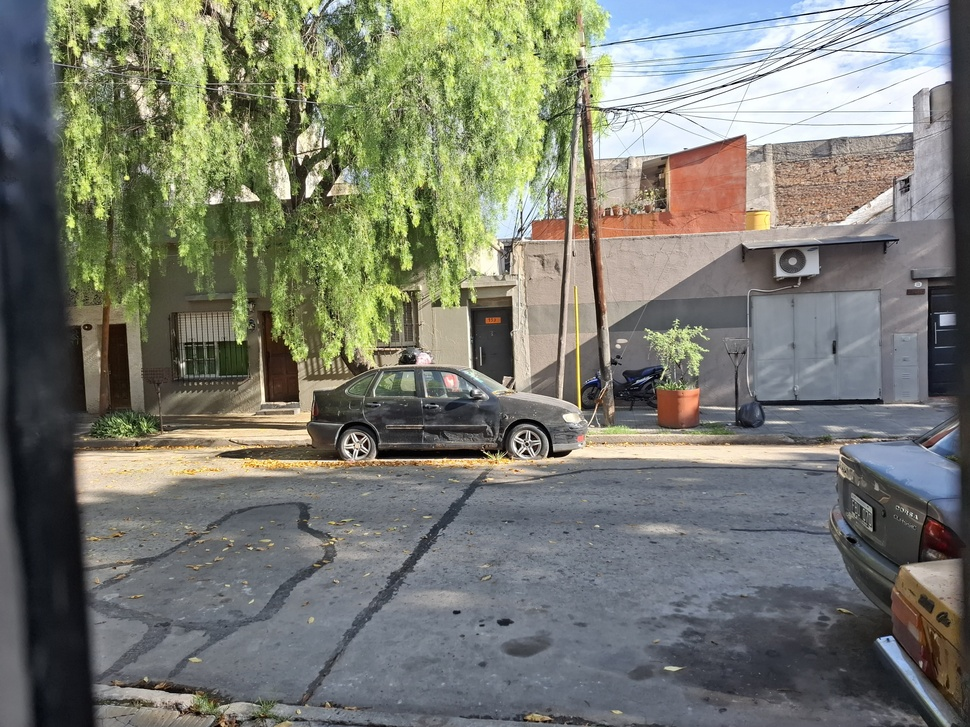
#> input picture 004/003 - LAB/foto original.jpg, 970 x 727 px, shrunk from 4080 x 3060 before the run, found by its file name
$ python recortar_auto_v3.py
#> lines starting #> are read from the running program, lines starting #| are printed output that depends on the picture; after the words box and inside, x2 and y2 are one past the last pixel; in counts of white or black regions, pixels touching at a corner belong together
import cv2
import numpy as np

input_path = r"004\003 - LAB\foto original.jpg"
output_path = r"004\003 - LAB\auto_recortado.jpg"

img = cv2.imread(input_path)
#> img is the input picture: shape (727, 970, 3); mean B, G, R 112.1, 123.5, 121.3
if img is None:
    print("No se pudo cargar la imagen")
    exit()

h, w = img.shape[:2]
#> h = 727; w = 970
print(f"Tamaño original: {w}x{h}")
#| Tamaño original: 970x727

gray = cv2.cvtColor(img, cv2.COLOR_BGR2GRAY)
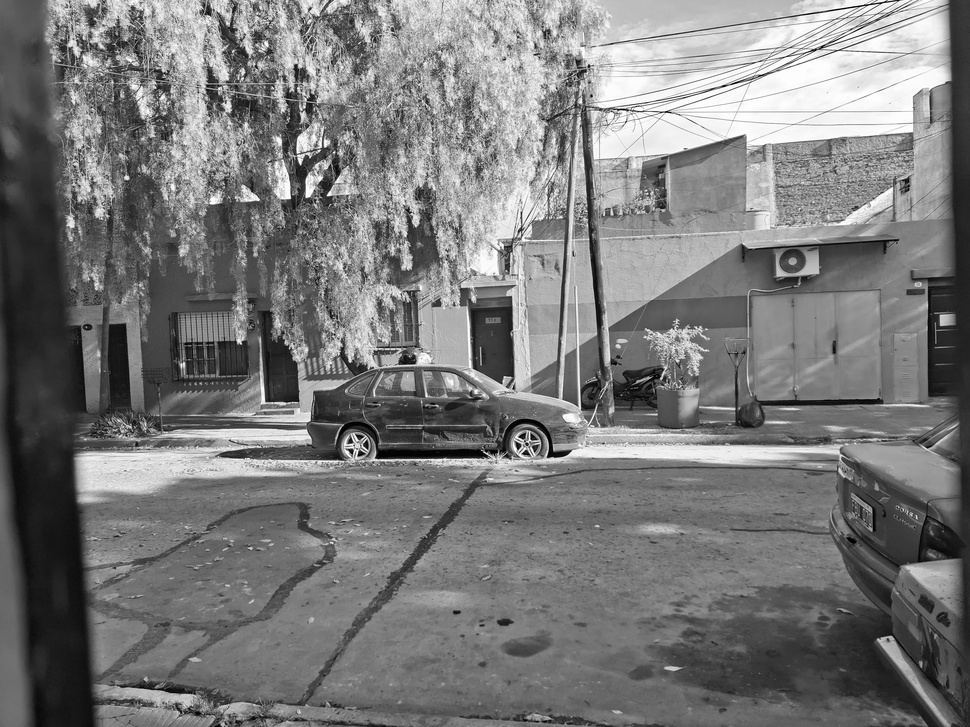
#> gray: shape (727, 970); min 0, max 255, mean 121.6

lower_third = int(h * 0.4)
#> lower_third = 290
roi = img[lower_third:h, :]
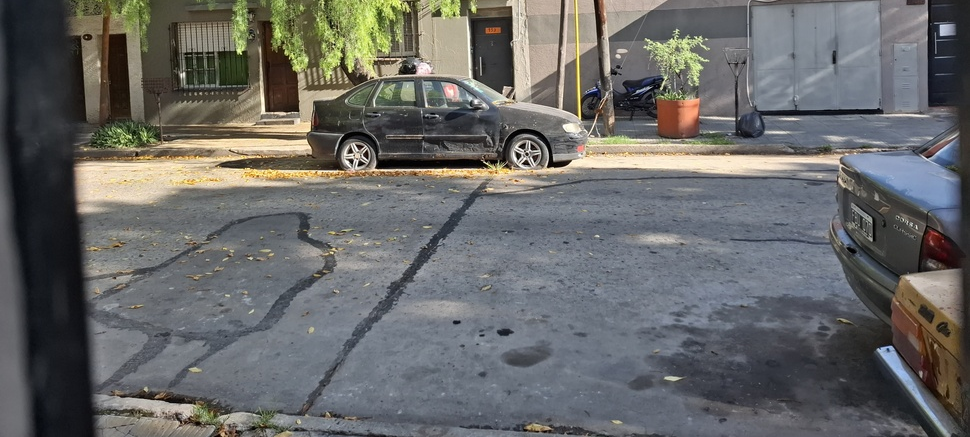
#> roi: shape (437, 970, 3); mean B, G, R 103.5, 104.9, 104.4

roi_gray = cv2.cvtColor(roi, cv2.COLOR_BGR2GRAY)
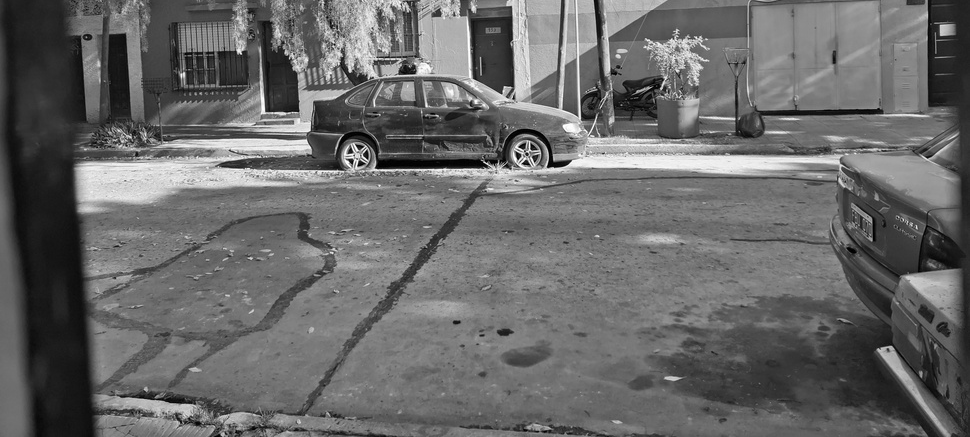
#> roi_gray: shape (437, 970); min 0, max 255, mean 104.6

blur = cv2.GaussianBlur(roi_gray, (5, 5), 0)
edges = cv2.Canny(blur, 30, 100)
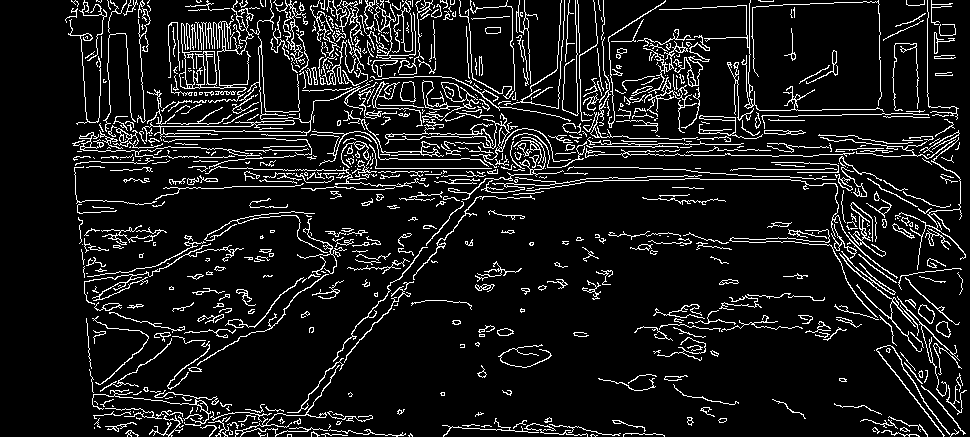
#> edges: shape (437, 970); 10% white in thin lines or dots

kernel = np.ones((3,3), np.uint8)
edges = cv2.dilate(edges, kernel, iterations=1)
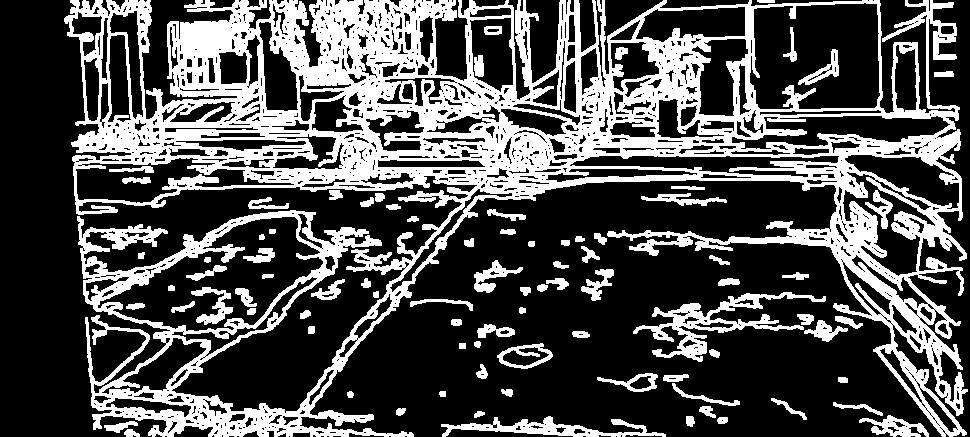
#> edges: shape (437, 970); 31% white; 86 white regions

contours, _ = cv2.findContours(edges, cv2.RETR_EXTERNAL, cv2.CHAIN_APPROX_SIMPLE)
#> contours = 66 contours; largest, box (x1, y1, x2, y2) and area: (64, 0, 968, 437) 204089, (633, 292, 826, 362) 2952, (441, 416, 666, 437) 1580, (497, 343, 553, 369) 920, (859, 415, 929, 437) 654

if contours:
    valid_contours = [c for c in contours if cv2.contourArea(c) > 500]
#> valid_contours = 6 contours; box (x1, y1, x2, y2) and area: (64, 0, 968, 437) 204089, (633, 292, 826, 362) 2952, (441, 416, 666, 437) 1580, (497, 343, 553, 369) 920, (859, 415, 929, 437) 654, (474, 260, 523, 293) 505
    if valid_contours:
        largest = max(valid_contours, key=cv2.contourArea)
#> largest = contour of 4792 points, box (x1, y1, x2, y2) (64, 0, 968, 437), area 204089
        x, y, cw, ch = cv2.boundingRect(largest)
#> x = 64; y = 0; cw = 904; ch = 437

        full_y = lower_third + y
#> full_y = 290
        full_h = ch
#> full_h = 437
        full_w = cw
#> full_w = 904
        full_x = x
#> full_x = 64

        margin = 30
        full_x = max(0, full_x - margin)
#> full_x = 34
        full_y = max(0, full_y - margin)
#> full_y = 260
        full_w = min(w - full_x, full_w + 2*margin)
#> full_w = 936
        full_h = min(h - full_y, full_h + 2*margin)
#> full_h = 467

        cropped = img[full_y:full_y+full_h, full_x:full_x+full_w]
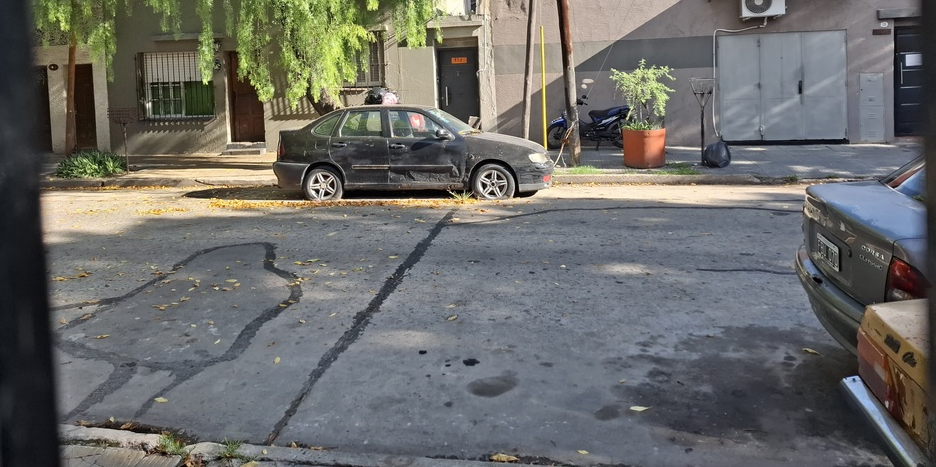
#> cropped: shape (467, 936, 3); mean B, G, R 104.5, 107.6, 107.2
        cv2.imwrite(output_path, cropped)
        print(f"Coordenadas: x={full_x}, y={full_y}, ancho={full_w}, alto={full_h}")
#| Coordenadas: x=34, y=260, ancho=936, alto=467
    else:
        center_h = h // 3
        center_w = w // 2
        start_y = h - center_h - 20
        start_x = (w - center_w) // 2

        cropped = img[start_y:start_y+center_h, start_x:start_x+center_w]
        cv2.imwrite(output_path, cropped)
        print(f"Alternativo - Coordenadas: x={start_x}, y={start_y}, ancho={center_w}, alto={center_h}")
else:
    print("No se encontraron contornos")

$ run again, with 004/003 - LAB/foto de camara oculta editada con abertura mas grande.JPG copied over 004/003 - LAB/foto original.jpg
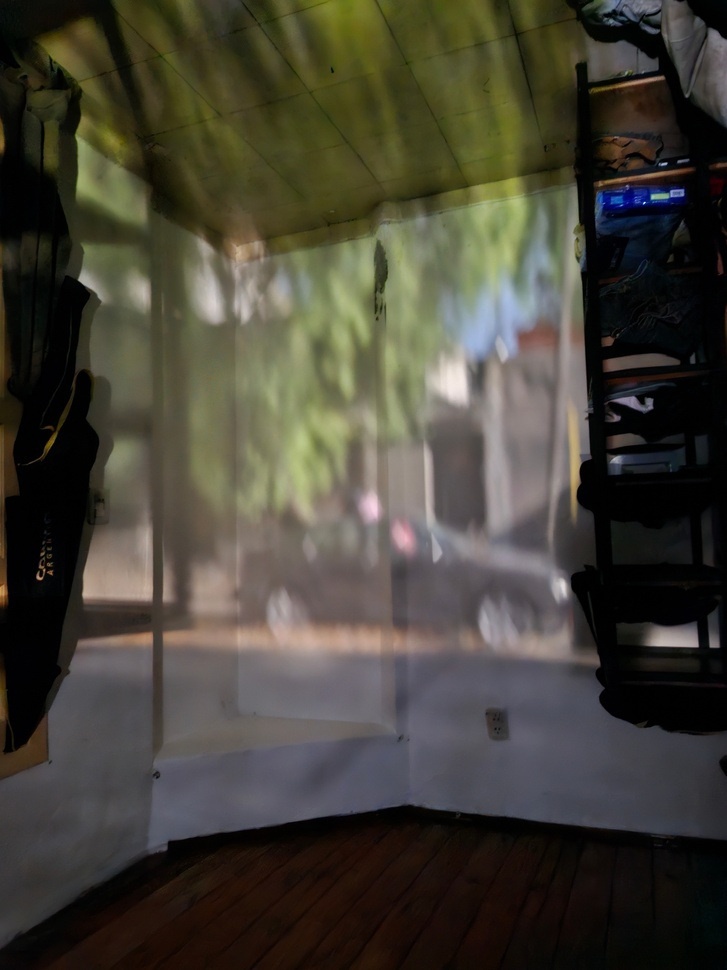
#> input picture 004/003 - LAB/foto de camara oculta editada con abertura mas grande.JPG, 727 x 970 px, shrunk from 3060 x 4080 before the run, found by its file name
#> img is the input picture: shape (970, 727, 3); mean B, G, R 54.9, 65.7, 69
#| Tamaño original: 727x970
#> `edges = cv2.dilate(edges, kernel, iterations=1)`:
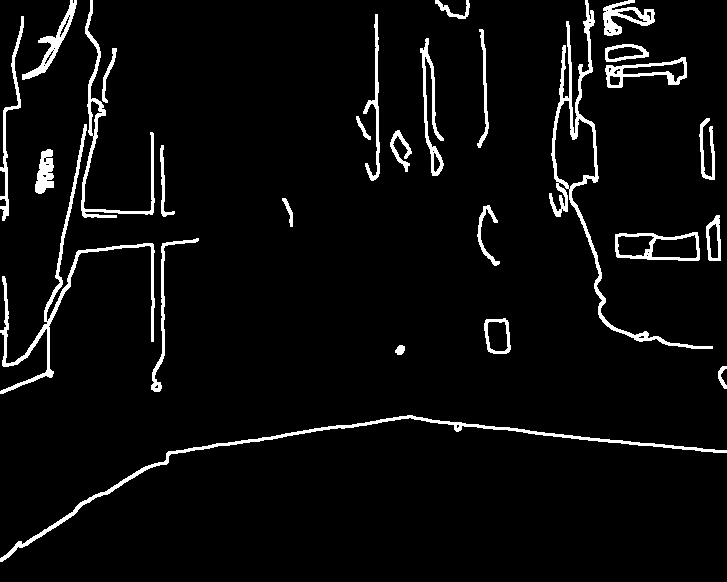
#> edges: shape (582, 727); 4.8% white; 27 white regions
#> contours = 27 contours; largest, box (x1, y1, x2, y2) and area: (549, 0, 713, 349) 4700, (615, 232, 700, 261) 2029, (0, 415, 727, 562) 1960, (0, 124, 155, 394) 1809, (605, 57, 687, 88) 1260
#> valid_contours = 14 contours; largest, box (x1, y1, x2, y2) and area: (549, 0, 713, 349) 4700, (615, 232, 700, 261) 2029, (0, 415, 727, 562) 1960, (0, 124, 155, 394) 1809, (605, 57, 687, 88) 1260
#> largest = contour of 579 points, box (x1, y1, x2, y2) (549, 0, 713, 349), area 4700
#> x = 549; y = 0; cw = 164; ch = 349
#> `full_y = lower_third + y`: full_y = 388
#> `full_h = ch`: full_h = 349
#> `full_w = cw`: full_w = 164
#> `full_x = x`: full_x = 549
#> `full_x = max(0, full_x - margin)`: full_x = 519
#> `full_y = max(0, full_y - margin)`: full_y = 358
#> `full_w = min(w - full_x, full_w + 2*margin)`: full_w = 208
#> `full_h = min(h - full_y, full_h + 2*margin)`: full_h = 409
#> `cropped = img[full_y:full_y+full_h, full_x:full_x+full_w]`:
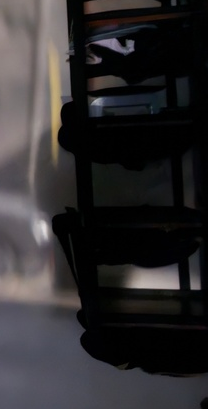
#> cropped: shape (409, 208, 3); mean B, G, R 46.3, 44.7, 47
#| Coordenadas: x=519, y=358, ancho=208, alto=409

$ run again, with 004/003 - LAB/foto de camara oculta editada.JPG copied over 004/003 - LAB/foto original.jpg
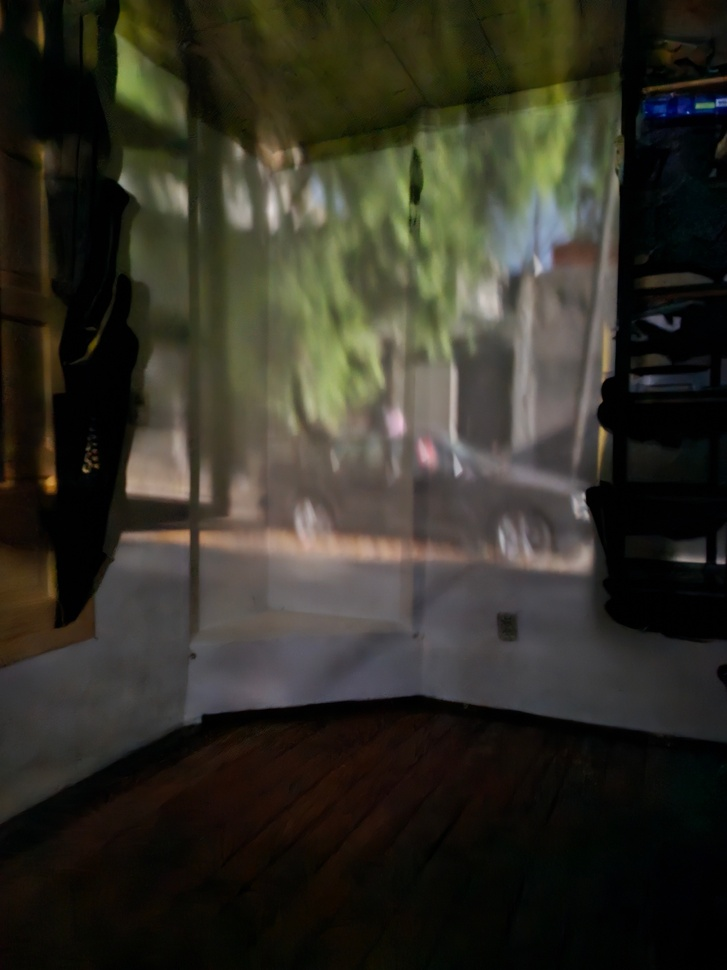
#> input picture 004/003 - LAB/foto de camara oculta editada.JPG, 727 x 970 px, shrunk from 3060 x 4080 before the run, found by its file name
#> img is the input picture: shape (970, 727, 3); mean B, G, R 37.8, 47.8, 50
#| Tamaño original: 727x970
#> `edges = cv2.dilate(edges, kernel, iterations=1)`:
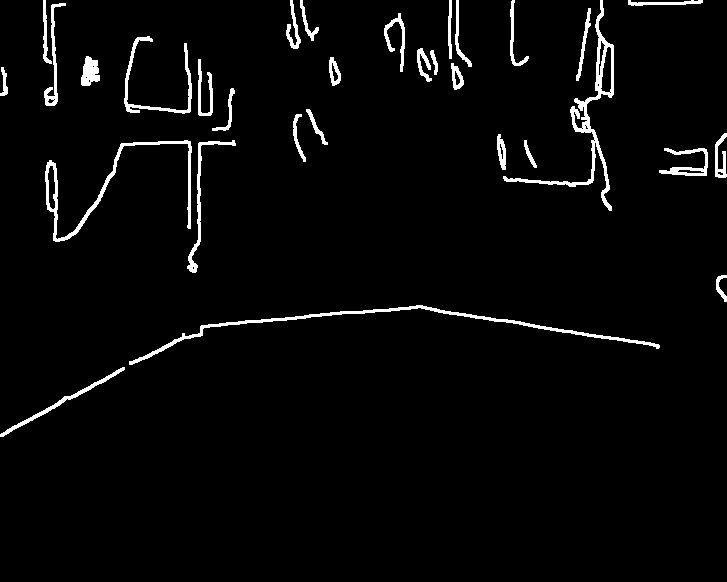
#> edges: shape (582, 727); 3.1% white; 31 white regions
#> contours = 31 contours; largest, box (x1, y1, x2, y2) and area: (503, 0, 614, 211) 1914, (129, 305, 660, 365) 1286, (45, 140, 192, 242) 1276, (124, 36, 192, 114) 544, (187, 140, 236, 273) 452
#> valid_contours = 4 contours; box (x1, y1, x2, y2) and area: (503, 0, 614, 211) 1914, (129, 305, 660, 365) 1286, (45, 140, 192, 242) 1276, (124, 36, 192, 114) 544
#> largest = contour of 337 points, box (x1, y1, x2, y2) (503, 0, 614, 211), area 1914
#> x = 503; y = 0; cw = 111; ch = 211
#> `full_y = lower_third + y`: full_y = 388
#> `full_h = ch`: full_h = 211
#> `full_w = cw`: full_w = 111
#> `full_x = x`: full_x = 503
#> `full_x = max(0, full_x - margin)`: full_x = 473
#> `full_y = max(0, full_y - margin)`: full_y = 358
#> `full_w = min(w - full_x, full_w + 2*margin)`: full_w = 171
#> `full_h = min(h - full_y, full_h + 2*margin)`: full_h = 271
#> `cropped = img[full_y:full_y+full_h, full_x:full_x+full_w]`:
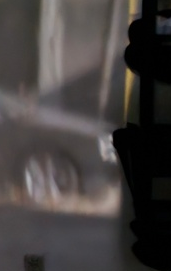
#> cropped: shape (271, 171, 3); mean B, G, R 62.5, 63.6, 68.1
#| Coordenadas: x=473, y=358, ancho=171, alto=271
